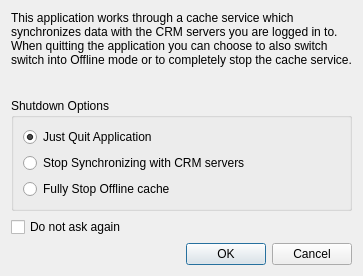
<?xml version="1.0" encoding="UTF-8"?>
<ui version="4.0">
 <class>ShutdownDialog</class>
 <widget class="QDialog" name="ShutdownDialog">
  <property name="geometry">
   <rect>
    <x>0</x>
    <y>0</y>
    <width>363</width>
    <height>276</height>
   </rect>
  </property>
  <property name="windowTitle">
   <string>Quit Application</string>
  </property>
  <layout class="QVBoxLayout" name="verticalLayout_2">
   <item>
    <widget class="QLabel" name="label">
     <property name="sizePolicy">
      <sizepolicy hsizetype="Preferred" vsizetype="MinimumExpanding">
       <horstretch>0</horstretch>
       <verstretch>0</verstretch>
      </sizepolicy>
     </property>
     <property name="text">
      <string>This application works through a cache service which synchronizes data with the CRM servers you are logged in to.
When quitting the application you can choose to also switch switch into Offline mode or to completely stop the cache service. </string>
     </property>
     <property name="alignment">
      <set>Qt::AlignLeading|Qt::AlignLeft|Qt::AlignTop</set>
     </property>
     <property name="wordWrap">
      <bool>true</bool>
     </property>
    </widget>
   </item>
   <item>
    <widget class="QGroupBox" name="groupBox">
     <property name="title">
      <string>Shutdown Options</string>
     </property>
     <layout class="QVBoxLayout" name="verticalLayout">
      <item>
       <widget class="QRadioButton" name="justQuit">
        <property name="statusTip">
         <string>Quits the application but continues to synchronize data with the server</string>
        </property>
        <property name="text">
         <string>Just Quit Application</string>
        </property>
        <property name="checked">
         <bool>true</bool>
        </property>
       </widget>
      </item>
      <item>
       <widget class="QRadioButton" name="quitAndOffline">
        <property name="statusTip">
         <string>Quits the application and stops synchronizing with the server</string>
        </property>
        <property name="text">
         <string>Stop Synchronizing with CRM servers</string>
        </property>
       </widget>
      </item>
      <item>
       <widget class="QRadioButton" name="quitAndStop">
        <property name="statusTip">
         <string>Quits the application and stps the offline cache service</string>
        </property>
        <property name="text">
         <string>Fully Stop Offline cache</string>
        </property>
       </widget>
      </item>
     </layout>
    </widget>
   </item>
   <item>
    <widget class="QCheckBox" name="dontAskAgain">
     <property name="text">
      <string>Do not ask again</string>
     </property>
    </widget>
   </item>
   <item>
    <widget class="QDialogButtonBox" name="buttonBox">
     <property name="orientation">
      <enum>Qt::Horizontal</enum>
     </property>
     <property name="standardButtons">
      <set>QDialogButtonBox::Cancel|QDialogButtonBox::Ok</set>
     </property>
    </widget>
   </item>
  </layout>
 </widget>
 <resources/>
 <connections>
  <connection>
   <sender>buttonBox</sender>
   <signal>accepted()</signal>
   <receiver>ShutdownDialog</receiver>
   <slot>accept()</slot>
   <hints>
    <hint type="sourcelabel">
     <x>248</x>
     <y>254</y>
    </hint>
    <hint type="destinationlabel">
     <x>157</x>
     <y>274</y>
    </hint>
   </hints>
  </connection>
  <connection>
   <sender>buttonBox</sender>
   <signal>rejected()</signal>
   <receiver>ShutdownDialog</receiver>
   <slot>reject()</slot>
   <hints>
    <hint type="sourcelabel">
     <x>316</x>
     <y>260</y>
    </hint>
    <hint type="destinationlabel">
     <x>286</x>
     <y>274</y>
    </hint>
   </hints>
  </connection>
 </connections>
</ui>
